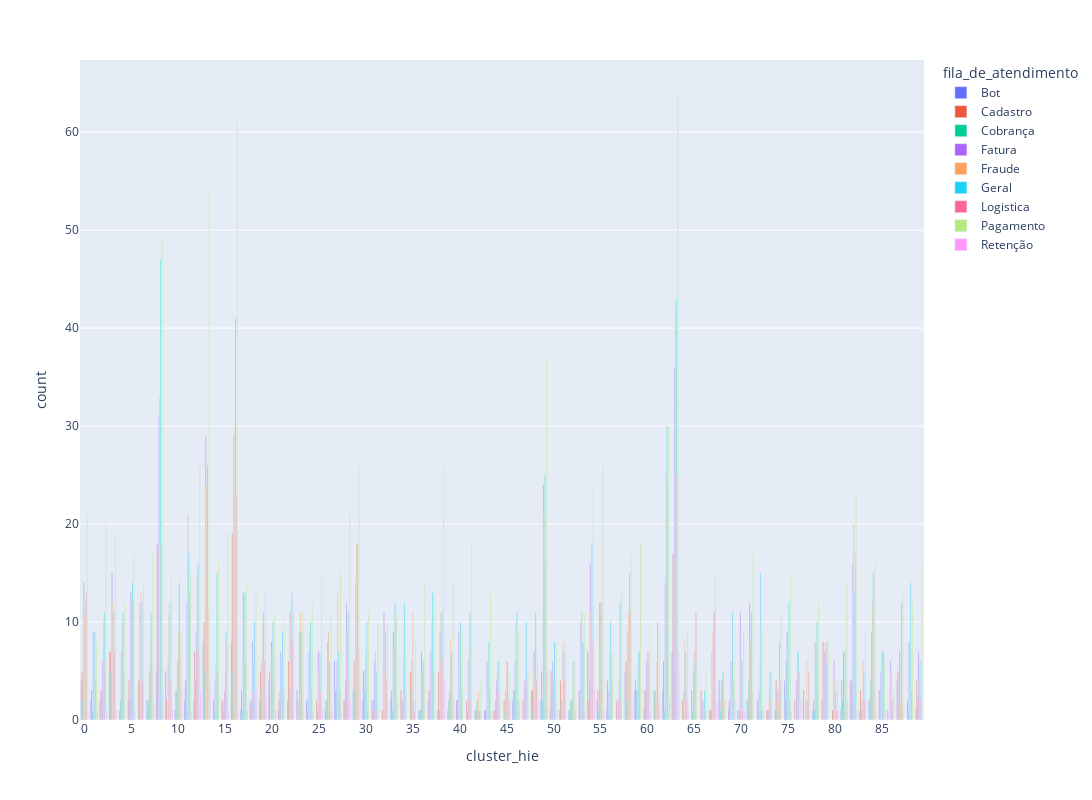

Source (notebook cell):
### Markdown cell above
## Cluster x fila de atendimento - Hierarquico

### Code cell
df_agg = df_clean2.groupby(['cluster_hie', 'fila_de_atendimento'], as_index = False).agg({'ds_message_tratada':['count']})
df_agg.columns = df_agg.columns.droplevel(0)
df_agg.columns = ['cluster_hie', 'fila_de_atendimento', 'count']

fig = px.bar(df_agg, x='cluster_hie', y = 'count', color = 'fila_de_atendimento', barmode='group')
fig.update_layout(height = 800
    , width = 2000, xaxis_nticks=36)
fig.show()

### Figure 1 — Plotly figure (JSON) as saved in the notebook; plotly's stock layout.template omitted (floating-point values rounded to 4 significant figures)
{"data": [{"alignmentgroup": "True", "hovertemplate": "fila_de_atendimento=Bot<br>cluster_hie=%{x}<br>count=%{y}<extra></extra>", "legendgroup": "Bot", "marker": {"color": "#636efa", "pattern": {"shape": ""}}, "name": "Bot", "offsetgroup": "Bot", "orientation": "v", "showlegend": true, "textposition": "auto", "type": "bar", "x": [0, 1, 2, 3, 5, 7, 8, 9, 10, 11, 12, 13, 15, 16, 17, 18, 19, 20, 21, 22, 23, 24, 26, 27, 28, 29, 30, 31, 33, 36, 37, 38, 40, 42, 43, 44, 46, 48, 49, 50, 51, 52, 54, 55, 56, 58, 59, 60, 62, 63, 67, 68, 69, 70, 71, 74, 75, 77, 78, 79, 81, 82, 83, 84, 86, 87, 89], "xaxis": "x", "y": [4, 2, 2, 7, 2, 2, 5, 5, 1, 2, 2, 8, 2, 8, 1, 2, 2, 4, 1, 2, 3, 2, 1, 6, 2, 3, 2, 2, 2, 1, 2, 1, 2, 1, 1, 1, 2, 3, 2, 1, 1, 1, 7, 2, 1, 5, 3, 1, 3, 7, 1, 4, 1, 1, 2, 1, 4, 3, 1, 2, 1, 4, 1, 2, 1, 4, 1], "yaxis": "y"}, {"alignmentgroup": "True", "hovertemplate": "fila_de_atendimento=Cadastro<br>cluster_hie=%{x}<br>count=%{y}<extra></extra>", "legendgroup": "Cadastro", "marker": {"color": "#EF553B", "pattern": {"shape": ""}}, "name": "Cadastro", "offsetgroup": "Cadastro", "orientation": "v", "showlegend": true, "textposition": "auto", "type": "bar", "x": [0, 1, 2, 3, 4, 5, 6, 7, 8, 9, 10, 11, 12, 13, 14, 15, 16, 17, 18, 19, 20, 21, 22, 23, 24, 25, 26, 27, 28, 29, 30, 31, 32, 33, 34, 35, 36, 37, 38, 39, 40, 41, 42, 43, 44, 45, 46, 47, 48, 49, 50, 51, 52, 53, 54, 55, 56, 57, 58, 59, 60, 61, 62, 63, 64, 65, 66, 67, 68, 69, 71, 72, 73, 74, 75, 76, 78, 79, 80, 81, 82, 83, 84, 85, 87, 88, 89], "xaxis": "x", "y": [5, 3, 3, 7, 1, 4, 4, 1, 18, 2, 3, 4, 7, 10, 2, 2, 19, 3, 1, 5, 5, 2, 6, 2, 1, 2, 2, 3, 2, 6, 5, 1, 1, 3, 3, 5, 1, 3, 5, 1, 2, 2, 1, 1, 1, 2, 3, 2, 3, 5, 5, 4, 1, 3, 2, 3, 4, 2, 6, 4, 3, 3, 6, 17, 2, 3, 3, 1, 2, 2, 2, 2, 1, 4, 2, 2, 2, 8, 1, 4, 4, 3, 2, 3, 5, 2, 4], "yaxis": "y"}, {"alignmentgroup": "True", "hovertemplate": "fila_de_atendimento=Cobrança<br>cluster_hie=%{x}<br>count=%{y}<extra></extra>", "legendgroup": "Cobrança", "marker": {"color": "#00cc96", "pattern": {"shape": ""}}, "name": "Cobrança", "offsetgroup": "Cobrança", "orientation": "v", "showlegend": true, "textposition": "auto", "type": "bar", "x": [0, 1, 2, 3, 4, 5, 6, 7, 8, 10, 11, 12, 13, 14, 15, 16, 17, 18, 19, 21, 22, 24, 25, 26, 27, 28, 29, 30, 31, 33, 34, 35, 36, 38, 39, 41, 42, 44, 45, 46, 48, 49, 50, 51, 52, 54, 55, 56, 58, 59, 60, 61, 62, 63, 64, 65, 67, 68, 70, 71, 72, 73, 74, 75, 78, 81, 82, 83, 84, 85, 88, 89], "xaxis": "x", "y": [2, 1, 3, 5, 2, 2, 4, 2, 8, 3, 2, 4, 5, 1, 1, 5, 1, 2, 3, 3, 3, 2, 1, 2, 3, 4, 3, 3, 2, 1, 2, 3, 1, 1, 2, 1, 2, 2, 1, 3, 1, 2, 3, 2, 2, 4, 1, 1, 2, 3, 3, 3, 1, 5, 1, 1, 1, 1, 1, 4, 1, 1, 1, 6, 1, 2, 2, 1, 4, 3, 1, 2], "yaxis": "y"}, {"alignmentgroup": "True", "hovertemplate": "fila_de_atendimento=Fatura<br>cluster_hie=%{x}<br>count=%{y}<extra></extra>", "legendgroup": "Fatura", "marker": {"color": "#ab63fa", "pattern": {"shape": ""}}, "name": "Fatura", "offsetgroup": "Fatura", "orientation": "v", "showlegend": true, "textposition": "auto", "type": "bar", "x": [0, 1, 2, 3, 4, 5, 6, 7, 8, 9, 10, 11, 12, 13, 14, 15, 16, 17, 18, 19, 20, 21, 22, 23, 24, 25, 26, 27, 28, 29, 30, 31, 32, 33, 34, 35, 36, 37, 38, 39, 40, 41, 42, 43, 44, 45, 46, 47, 48, 49, 50, 51, 52, 53, 54, 55, 56, 57, 58, 59, 60, 61, 62, 63, 64, 65, 66, 67, 68, 69, 70, 71, 72, 73, 74, 75, 76, 77, 78, 79, 80, 81, 82, 83, 84, 85, 86, 87, 88, 89], "xaxis": "x", "y": [14, 9, 6, 15, 7, 13, 12, 5, 31, 6, 6, 12, 9, 29, 4, 3, 29, 13, 8, 6, 8, 7, 11, 9, 7, 7, 8, 6, 12, 14, 5, 6, 11, 9, 2, 6, 7, 7, 9, 3, 9, 6, 1, 6, 4, 3, 6, 4, 7, 24, 6, 1, 2, 10, 16, 12, 3, 2, 9, 3, 6, 2, 14, 36, 3, 5, 2, 7, 4, 6, 11, 12, 3, 1, 3, 9, 4, 2, 8, 7, 6, 7, 16, 2, 9, 5, 6, 7, 8, 7], "yaxis": "y"}, {"alignmentgroup": "True", "hovertemplate": "fila_de_atendimento=Fraude<br>cluster_hie=%{x}<br>count=%{y}<extra></extra>", "legendgroup": "Fraude", "marker": {"color": "#FFA15A", "pattern": {"shape": ""}}, "name": "Fraude", "offsetgroup": "Fraude", "orientation": "v", "showlegend": true, "textposition": "auto", "type": "bar", "x": [0, 1, 2, 3, 4, 5, 6, 7, 8, 9, 10, 11, 12, 13, 14, 15, 16, 17, 18, 19, 20, 21, 22, 23, 24, 25, 26, 27, 28, 29, 30, 31, 32, 33, 34, 35, 36, 37, 38, 39, 40, 41, 42, 43, 44, 45, 46, 47, 48, 49, 50, 51, 52, 53, 54, 55, 56, 57, 58, 59, 60, 61, 62, 63, 64, 65, 66, 67, 68, 69, 70, 71, 72, 73, 74, 75, 76, 77, 78, 79, 80, 81, 82, 83, 84, 85, 86, 87, 88, 89], "xaxis": "x", "y": [11, 8, 10, 12, 10, 13, 13, 8, 33, 11, 9, 21, 15, 24, 6, 5, 30, 6, 6, 10, 7, 6, 11, 11, 9, 5, 9, 13, 9, 18, 7, 7, 5, 7, 6, 11, 5, 10, 11, 8, 6, 7, 3, 3, 5, 6, 10, 4, 5, 21, 4, 8, 2, 11, 11, 12, 7, 4, 11, 6, 7, 6, 25, 42, 8, 7, 2, 9, 4, 6, 6, 8, 6, 3, 2, 7, 7, 6, 8, 8, 4, 1, 20, 6, 12, 7, 5, 2, 2, 4], "yaxis": "y"}, {"alignmentgroup": "True", "hovertemplate": "fila_de_atendimento=Geral<br>cluster_hie=%{x}<br>count=%{y}<extra></extra>", "legendgroup": "Geral", "marker": {"color": "#19d3f3", "pattern": {"shape": ""}}, "name": "Geral", "offsetgroup": "Geral", "orientation": "v", "showlegend": true, "textposition": "auto", "type": "bar", "x": [0, 1, 2, 3, 4, 5, 6, 7, 8, 9, 10, 11, 12, 13, 14, 15, 16, 17, 18, 19, 20, 21, 22, 23, 24, 25, 26, 27, 28, 29, 30, 31, 32, 33, 34, 35, 36, 37, 38, 39, 40, 41, 42, 43, 44, 45, 46, 47, 48, 49, 50, 51, 52, 53, 54, 55, 56, 57, 58, 59, 60, 61, 62, 63, 64, 65, 66, 67, 68, 69, 70, 71, 72, 73, 74, 75, 76, 77, 78, 79, 80, 81, 82, 83, 84, 85, 86, 87, 88, 89], "xaxis": "x", "y": [12, 9, 11, 11, 11, 14, 12, 11, 47, 12, 14, 17, 16, 26, 15, 9, 41, 13, 10, 11, 10, 9, 13, 9, 10, 7, 6, 7, 11, 18, 10, 5, 9, 12, 12, 2, 6, 13, 11, 7, 10, 11, 1, 8, 6, 6, 11, 10, 11, 25, 8, 7, 6, 8, 18, 12, 10, 12, 15, 7, 6, 10, 30, 43, 7, 6, 3, 11, 5, 11, 6, 11, 15, 5, 8, 12, 7, 2, 10, 6, 3, 7, 13, 5, 15, 7, 1, 12, 14, 6], "yaxis": "y"}, {"alignmentgroup": "True", "hovertemplate": "fila_de_atendimento=Logistica<br>cluster_hie=%{x}<br>count=%{y}<extra></extra>", "legendgroup": "Logistica", "marker": {"color": "#FF6692", "pattern": {"shape": ""}}, "name": "Logistica", "offsetgroup": "Logistica", "orientation": "v", "showlegend": true, "textposition": "auto", "type": "bar", "x": [0, 1, 2, 3, 4, 5, 6, 7, 8, 9, 10, 11, 12, 13, 14, 15, 16, 17, 18, 19, 20, 21, 22, 23, 24, 25, 26, 27, 28, 29, 30, 31, 32, 33, 34, 35, 36, 37, 38, 39, 40, 41, 42, 43, 44, 45, 46, 47, 48, 49, 50, 51, 52, 53, 54, 55, 56, 57, 58, 59, 60, 61, 62, 63, 64, 65, 66, 67, 68, 69, 70, 71, 72, 73, 74, 75, 76, 77, 78, 79, 80, 81, 82, 83, 84, 85, 86, 87, 88, 89], "xaxis": "x", "y": [13, 4, 6, 7, 5, 12, 4, 6, 18, 4, 6, 13, 7, 11, 5, 8, 23, 6, 3, 6, 4, 3, 8, 4, 3, 3, 3, 3, 4, 7, 1, 1, 4, 10, 3, 1, 3, 5, 6, 5, 3, 2, 1, 3, 3, 2, 2, 4, 4, 16, 2, 4, 2, 8, 8, 4, 4, 2, 11, 7, 7, 2, 24, 25, 2, 11, 1, 11, 2, 4, 1, 3, 1, 2, 4, 2, 5, 5, 4, 8, 1, 2, 17, 2, 6, 7, 2, 1, 3, 2], "yaxis": "y"}, {"alignmentgroup": "True", "hovertemplate": "fila_de_atendimento=Pagamento<br>cluster_hie=%{x}<br>count=%{y}<extra></extra>", "legendgroup": "Pagamento", "marker": {"color": "#B6E880", "pattern": {"shape": ""}}, "name": "Pagamento", "offsetgroup": "Pagamento", "orientation": "v", "showlegend": true, "textposition": "auto", "type": "bar", "x": [0, 1, 2, 3, 4, 5, 6, 7, 8, 9, 10, 11, 12, 13, 14, 15, 16, 17, 18, 19, 20, 21, 22, 23, 24, 25, 26, 27, 28, 29, 30, 31, 32, 33, 34, 35, 36, 37, 38, 39, 40, 41, 42, 43, 44, 45, 46, 47, 48, 49, 50, 51, 52, 53, 54, 55, 56, 57, 58, 59, 60, 61, 62, 63, 64, 65, 66, 67, 68, 69, 70, 71, 72, 73, 74, 75, 76, 77, 78, 79, 80, 81, 82, 83, 84, 85, 86, 87, 88, 89], "xaxis": "x", "y": [21, 8, 20, 19, 12, 17, 14, 17, 49, 15, 9, 15, 26, 54, 16, 19, 61, 14, 13, 13, 11, 10, 11, 11, 12, 15, 11, 15, 21, 26, 11, 10, 10, 11, 7, 8, 14, 13, 26, 14, 9, 18, 4, 13, 6, 5, 9, 5, 7, 37, 8, 8, 6, 11, 24, 26, 7, 13, 17, 18, 10, 9, 30, 64, 9, 5, 5, 15, 2, 6, 9, 17, 9, 5, 11, 15, 3, 5, 12, 8, 4, 14, 23, 9, 16, 6, 3, 13, 12, 16], "yaxis": "y"}, {"alignmentgroup": "True", "hovertemplate": "fila_de_atendimento=Retenção<br>cluster_hie=%{x}<br>count=%{y}<extra></extra>", "legendgroup": "Retenção", "marker": {"color": "#FF97FF", "pattern": {"shape": ""}}, "name": "Retenção", "offsetgroup": "Retenção", "orientation": "v", "showlegend": true, "textposition": "auto", "type": "bar", "x": [0, 1, 2, 3, 5, 7, 8, 9, 10, 11, 12, 13, 15, 16, 17, 18, 19, 20, 23, 24, 25, 26, 27, 28, 29, 33, 38, 39, 43, 45, 46, 48, 49, 50, 52, 53, 54, 55, 58, 60, 61, 62, 63, 64, 67, 69, 70, 72, 75, 76, 80, 81, 82, 84, 85], "xaxis": "x", "y": [1, 1, 1, 1, 1, 2, 3, 1, 3, 1, 3, 4, 1, 1, 1, 3, 2, 1, 1, 1, 1, 1, 1, 2, 3, 2, 4, 2, 1, 2, 2, 2, 5, 1, 1, 1, 3, 1, 2, 1, 1, 2, 7, 1, 2, 2, 1, 1, 1, 2, 1, 2, 1, 1, 1], "yaxis": "y"}], "layout": {"barmode": "group", "height": 800, "legend": {"title": {"text": "fila_de_atendimento"}, "tracegroupgap": 0}, "margin": {"t": 60}, "width": 2000, "xaxis": {"anchor": "y", "domain": [0, 1], "nticks": 36, "title": {"text": "cluster_hie"}}, "yaxis": {"anchor": "x", "domain": [0, 1], "title": {"text": "count"}}}}
